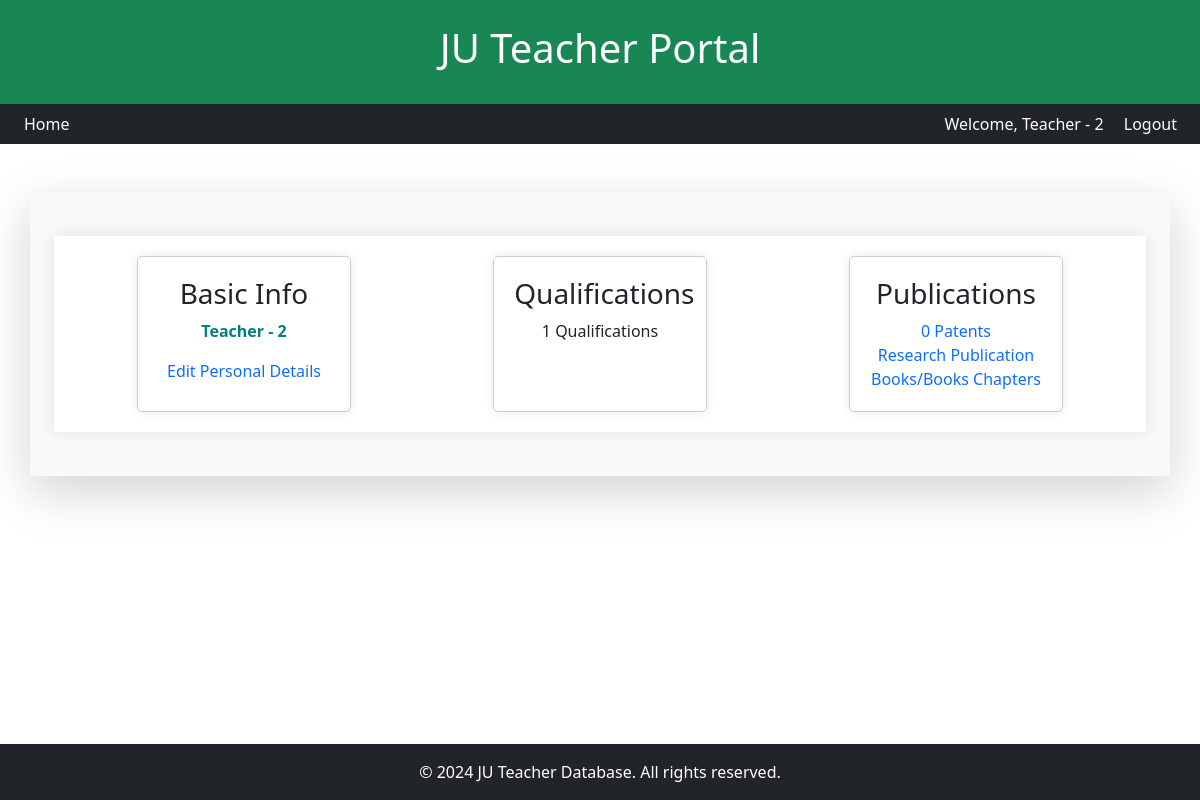
The app's page /teachers/profile/ (signed in) with its own data.
### teachers/models.py (models this page shows, shortened)
class CustomUser(AbstractUser):
    username = None  # Remove the username field
    email = models.EmailField(unique=True)
    emp_id = models.CharField(max_length=50, unique=True)
    department = models.ForeignKey("Department", on_delete=models.SET_NULL, null=True, blank=True, related_name="users")
    USERNAME_FIELD = 'email'  # Use email as the login field
    REQUIRED_FIELDS = ['first_name', 'last_name', 'emp_id']  # Fields required when creating a user
    objects = CustomUserManager()

class Teacher(models.Model):
    user = models.OneToOneField(
        "CustomUser",
        null=True,
        on_delete=models.SET_NULL,
        related_name="teachers"
    )  # Refers to the CustomUser model
    email = models.EmailField(unique=True)
    emp_id = models.CharField(max_length=50, unique=True)
    first_name = models.CharField(verbose_name='Full Name', max_length=100, blank=True, null=True)  # Move first_name here
    dept_name = models.CharField(max_length=100, blank=True, null=True)  # Move first_name here
    group_name = models.CharField(max_length=100, null=True, blank=True)
    dob = models.DateField(verbose_name='Date of Birth', null=True, blank=True)
    GENDER_CHOICES = (
        (None, 'Select Gender'),
        ('M', 'Male'),
        ('F', 'Female'),
        ('O', 'Other'),
    )
    gender = models.CharField(
        verbose_name='Gender',
        max_length=6,
        choices=GENDER_CHOICES,
        null=True,
        blank=True
    )
    CAST_CHOICES = (
        (None, 'Select Caste'),
        ('cast-1', 'SC'),
        ('cast-2', 'ST'),
        ('cast-3', 'OBC-A'),
        ('cast-4', 'OBC-B'),
        ('cast-5', 'GEN'),
    )
    caste = models.CharField(
        verbose_name='Caste',
        max_length=6,
        choices=CAST_CHOICES,
        null=True,
        blank=True
    )
    DESIGNATION_CHOICES = (
        (None, 'Select Designation'),
        ('dsg-1', 'Assistant Professor'),
        ('dsg-2', 'Associate Professor'),
    )
    designation = models.CharField(
        max_length=30,
        choices=DESIGNATION_CHOICES,
        null=True,
        blank=True
    )
    doj = models.DateField(
        verbose_name='Date of Joining',
        null=True,
        blank=True
    )
    exp = models.IntegerField(
        verbose_name='Experience (in years)',
        default=0
    )
    mobile = models.CharField(
        verbose_name="Mobile Number",
        max_length=10,
        help_text="Enter a 10-digit mobile number without spaces or special characters.",
        null=True,
        blank=True
    )
    photo = models.ImageField(
        verbose_name='Photo',
        upload_to=get_image_path,
        null=True,
        blank=True
    )
    created_date = models.DateTimeField(default=timezone.now)
    updated_date = models.DateTimeField(auto_now=True)

### teachers/views.py (the view)
# urls.py: path('profile/', views.profile, name='profile'),
@login_required
def profile(request):
    try:
        department = Department.objects.get(id=request.user.department_id)  # Fetch the department instance
        department_name = department.name
    except Department.DoesNotExist:
        department_name = "Unknown"
    groups = request.user.groups.all()  # Fetch all groups for the user
    group_name = groups[0].name if groups else "No Group"  # Take the first group or default to "No Group"
    teacher, created = Teacher.objects.update_or_create(
        user=request.user,
        defaults={
            'first_name': request.user.first_name,
            'dept_name': department_name,  # Pass the department name
            'emp_id': request.user.emp_id,
            'email': request.user.email,
            'group_name': group_name,  # Capture and pass the group name
        }
    )
    form = TeacherForm(instance=teacher)
    return render(request, 'teachers/profile.html', {'teacher': teacher, 'form': form})

### teachers/templatetags/signing_tags.py (called while the page is built)
@register.filter
def sign_id(id):
    signer = Signer()
    return signer.sign(id)

### teachers/templates/teachers/profile.html (shortened to what this page needs)
{% extends 'base.html' %}
{% load signing_tags %}
{% load widget_tweaks %}
{% load static %}
{% block content %}
<head>
    <link rel="stylesheet" type="text/css" href="{% static 'css/profile.css' %}">
    <link href="https://cdn.jsdelivr.net/npm/bootstrap@5.3.0/dist/css/bootstrap.min.css" rel="stylesheet">
    <link rel="stylesheet" href="https://cdn.jsdelivr.net/npm/bootstrap-icons/font/bootstrap-icons.css">
    <link rel="stylesheet" href="https://code.jquery.com/ui/1.13.2/themes/base/jquery-ui.css">
</head>
<body>
    <div class="container">
        <div class="box profile-box" id="profileBox">
            <h3>Basic Info</h3>
            <p style="font-weight:bold;color:teal;">{{ request.session.user_name }}</p>
            <a href="#" id="editPersonalDetailsButton">Edit Personal Details</a>
        </div>
        <div class="box qualification-box" id="qualificationBox">
            <h3>Qualifications</h3>
            <p>{{ teacher.qualification_set.count }} Qualifications</p>
        </div>
        <div class="box publication-box" id="publicationBox">
            <h3>Publications</h3>
			<div>
				<a href="{% url 'teachers:patent_list' %}" id="addPatents">{{ teacher.patents_set.count }} Patents</a>
				<br>
				<a href="{% url 'teachers:research-list' %}" id="addResearchPub">Research Publication</a>
				<br>
				<a href="#" id="addBooks">Books/Books Chapters</a>
			</div>
		</div>
    </div>
</body>
{% endblock %}

### templates/base.html (shortened to what this page needs)
{% load static %}
<!DOCTYPE html>
<html lang="en">
<head>
    <link rel="stylesheet" href="{% static 'css/styles.css' %}">
    <link href="https://cdn.jsdelivr.net/npm/bootstrap@5.3.0/dist/css/bootstrap.min.css" rel="stylesheet">
	<link rel="stylesheet" href="https://cdn.jsdelivr.net/npm/bootstrap-icons/font/bootstrap-icons.css">
</head>
<body>
<header class="bg-success text-white text-center p-4">
    <h1>JU Teacher Portal</h1>
</header>
<nav class="bg-dark text-white p-2 text-end">
	{% if user.is_authenticated %}
		<a class="text-white ms-3" style="float:left;" href="{% url 'teachers:profile' %}">Home</a>
		<span class="d-inline-block">Welcome, {{ user.first_name }}</span>
        <a class="text-white ms-3" href="{% url 'teachers:logout' %}">Logout</a>
    {% else %}
        <a class="text-white me-3" href="{% url 'teachers:login' %}">Login</a>
        <a class="text-white" href="{% url 'teachers:register' %}">Register</a>
    {% endif %}
</nav>
<div class="container my-5 p-4 bg-light shadow-lg">
    {% block content %}
    {% endblock %}
</div>
<footer class="bg-dark text-white text-center p-3 mt-auto">
    &copy; 2024 JU Teacher Database. All rights reserved.
</footer>
</body>
</html>

### static/css/styles.css (style rules this page uses)
body { font-family: 'Arial', sans-serif; background-color: #f4f4f4; margin: 0; padding: 0; }
header { background-color: #4CAF50; color: white; text-align: center; padding: 20px 0; }
nav { background-color: #333; padding: 10px; text-align: right; }
nav a { color: white; text-decoration: none; margin: 0 15px; }
.container { background-color: white; margin: 20px auto; padding: 20px; max-width: 1200px; box-shadow: 0 0 15px rgba(0, 0, 0, 0.1); }
footer { background-color: #333; color: white; text-align: center; padding: 10px; position: fixed; bottom: 0; width: 100%; }

### static/css/profile.css (style rules this page uses)
.container { display: flex; justify-content: space-around; margin: 20px; }
.box { padding: 20px; border: 1px solid #ccc; border-radius: 5px; cursor: pointer; width: 20%; text-align: center; box-shadow: 0px 0px 10px rgba(0, 0, 0, 0.1); transition: transform 0.3s ease; }

### teachers/templates/teachers/profile.html (style rules this page uses)
a { text-decoration : none; }

### records on screen
CustomUser: first_name "Teacher - 2"
Teacher: qualification_set.count "1", patents_set.count "0"

### other values on screen
{{ request.session.user_name }} "Teacher - 2"
